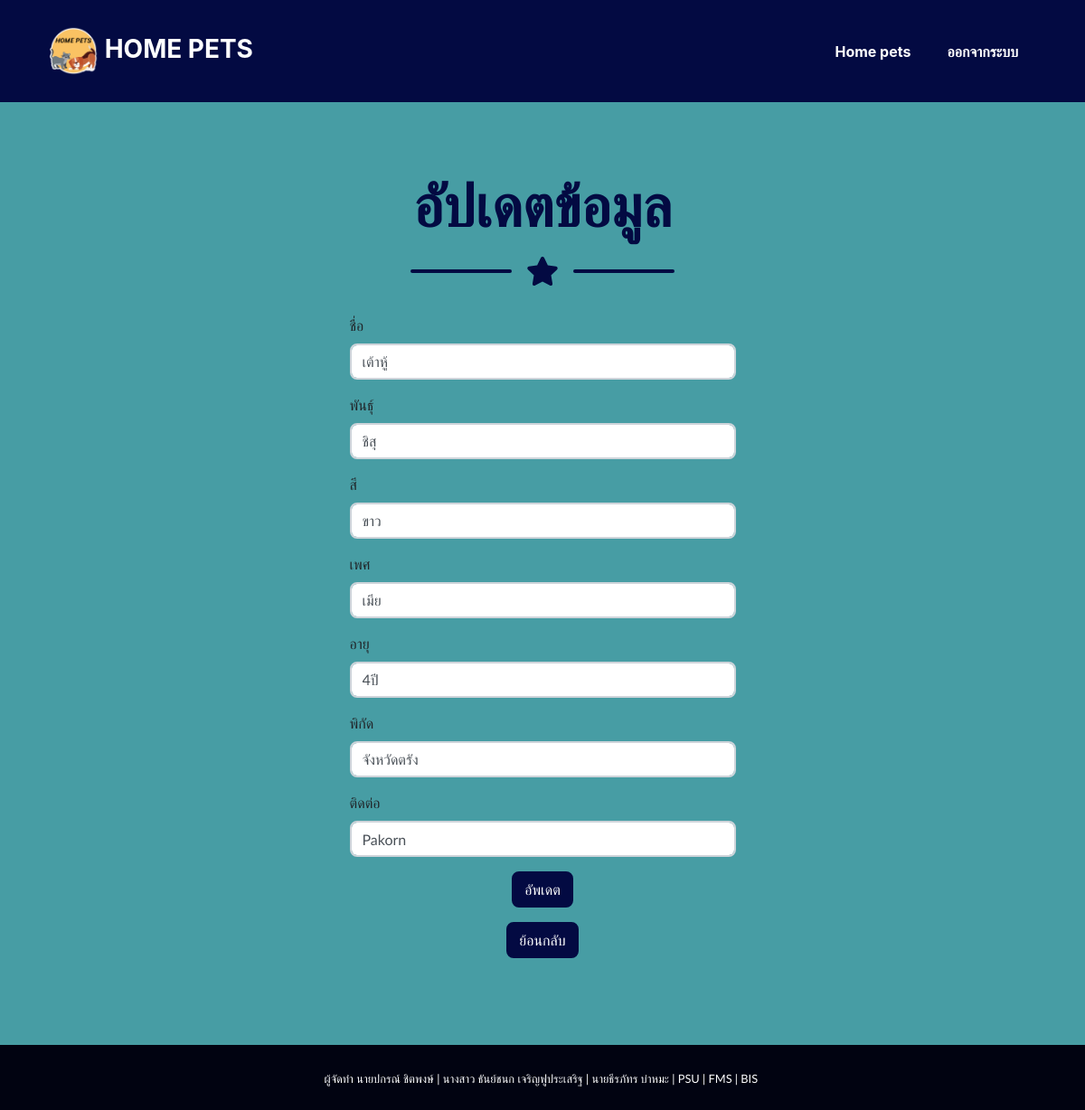
/update_user.php?user_id=64, run on the app's committed database.
### tables this page shows
CREATE TABLE `post` (
  `user_id` int(11) NOT NULL COMMENT 'ID of Post',
  `user_type` varchar(10) NOT NULL COMMENT 'Type',
  `user_name` varchar(50) NOT NULL COMMENT 'Name',
  `user_breed` varchar(50) NOT NULL COMMENT 'Breed',
  `user_color` varchar(50) NOT NULL COMMENT 'Color',
  `user_gender` varchar(20) NOT NULL COMMENT 'Gender',
  `user_age` varchar(50) NOT NULL COMMENT 'Age',
  `user_date` date NOT NULL COMMENT 'Date',
  `user_location` varchar(200) NOT NULL COMMENT 'Location',
  `user_contact` varchar(200) NOT NULL COMMENT 'Contact',
  `user_img` varchar(200) NOT NULL COMMENT 'Image',
  `pet_desc` text DEFAULT NULL
);

### update_user.php (the view, shortened to what this page needs)
<?php
    include_once 'dbconnect.php';
	if (isset($_GET['user_id'])) {
		$sql = "SELECT * FROM post WHERE user_id = " . $_GET['user_id'];
		$result = mysqli_query($con, $sql);
		$row_update = mysqli_fetch_array($result);
		$name = $row_update['user_name'];
		$breed = $row_update['user_breed'];
		$color = $row_update['user_color'];
		$gender = $row_update['user_gender'];
		$age = $row_update['user_age'];
		$location = $row_update['user_location'];
		$contact = $row_update['user_contact'];
	}
?>
<!DOCTYPE html>
<html>
<head>
    <link href="css/styles.css" rel="stylesheet">
	<link rel="stylesheet" href="css/heading.css">
    <link rel="stylesheet" href="css/body.css">
</head>
<body id="page-top">
	<nav class="navbar navbar-expand-lg bg-secondary fixed-top" id="mainNav">
        <div class="container"><a class="navbar-brand js-scroll-trigger" href="index.php"><img src="assets/img/image0_copy.png" height="55" width="55">      HOME PETS</a>
            <div class="collapse navbar-collapse" id="navbarResponsive">
                <ul class="navbar-nav ml-auto">
                    <li class="nav-item mx-0 mx-lg-1"><a class="nav-link py-3 px-0 px-lg-3 rounded js-scroll-trigger"
                            href="index.php">Home pets</a>
                    </li>
                    <li class="nav-item mx-0 mx-lg-1"><a class="nav-link py-3 px-0 px-lg-3 rounded js-scroll-trigger" href="logout.php">ออกจากระบบ</a></li>
                </ul>
        	</div>
    	</div>
	</nav>
<header class="masthead bg-primary">
<div class="container">
	<div class="row justify-content-center">
		<div class="col-md-5 col-md-offset-4 well">
			<form role="form" action="<?php echo $_SERVER['PHP_SELF']; ?>" method="post" name="updateform">
				<fieldset>
					<h1 class="masthead-heading mb-0 text-secondary text-center">อัปเดตข้อมูล</h1>
       				 <div class="divider-custom">
           				<div class="divider-custom-line"></div>
            			<div class="divider-custom-icon"><i class="fas fa-star"></i></div>
            			<div class="divider-custom-line"></div>
        			</div>
					<div class="form-group">
						<label for="name">ชื่อ</label>
						<input type="text" name="user_name"  required value="<?php echo $name; ?>" class="form-control" />
					</div>
					<div class="form-group">
						<label for="name">พันธุ์</label>
						<input type="text" name="user_breed"  required value="<?php echo $breed; ?>" class="form-control" />
					</div>
					<div class="form-group">
					<label for="name">สี</label>
						<input type="text" name="user_color" required value="<?php echo $color; ?>" class="form-control" />
					</div>
					<div class="form-group">
					<label for="name">เพศ</label>
						<input type="text" name="user_gender" required value="<?php echo $gender; ?>" class="form-control">
					</div>
					<div class="form-group">
					<label for="name">อายุ</label>
						<input type="text" name="user_age"  required value="<?php echo $age; ?>" class="form-control" />
					</div>
					<div class="form-group">
					<label for="name">พิกัด</label>
						<input type="text" name="user_location"  required value="<?php echo $location; ?>" class="form-control" />
					</div>
					<div class="form-group">
					<label for="name">ติดต่อ</label>
						<input type="text" name="user_contact"  required value="<?php echo $contact; ?>" class="form-control" />
					</div>
					<center>
					<div class="form-group">
						<input type="submit" name="update" value="อัพเดต" class="btn btn-secondary"/>
					</div>
					</center>
				</fieldset>
			</form>
		</div>
	</div>
</div>
<center><button onclick="document.location='show_user.php'" class="btn btn-secondary">ย้อนกลับ</button></center>
</header>
<section class="copyright py-4 text-center text-white">
<div class="container"><small class="pre-wrap">ผู้จัดทำ นายปกรณ์ ชิตพงษ์ | นางสาว ธันย์ชนก เจริญฟูประเสริฐ | นายธีรภัทร บ่าหมะ | PSU | FMS | BIS </small></div></section>
</body>
</html>

### data on the page
post: user_name "เต้าหู้", user_breed "ชิสุ", user_color "ขาว", user_gender "เมีย", user_age "4ปี", user_location "จังหวัดตรัง", user_contact "Pakorn"
